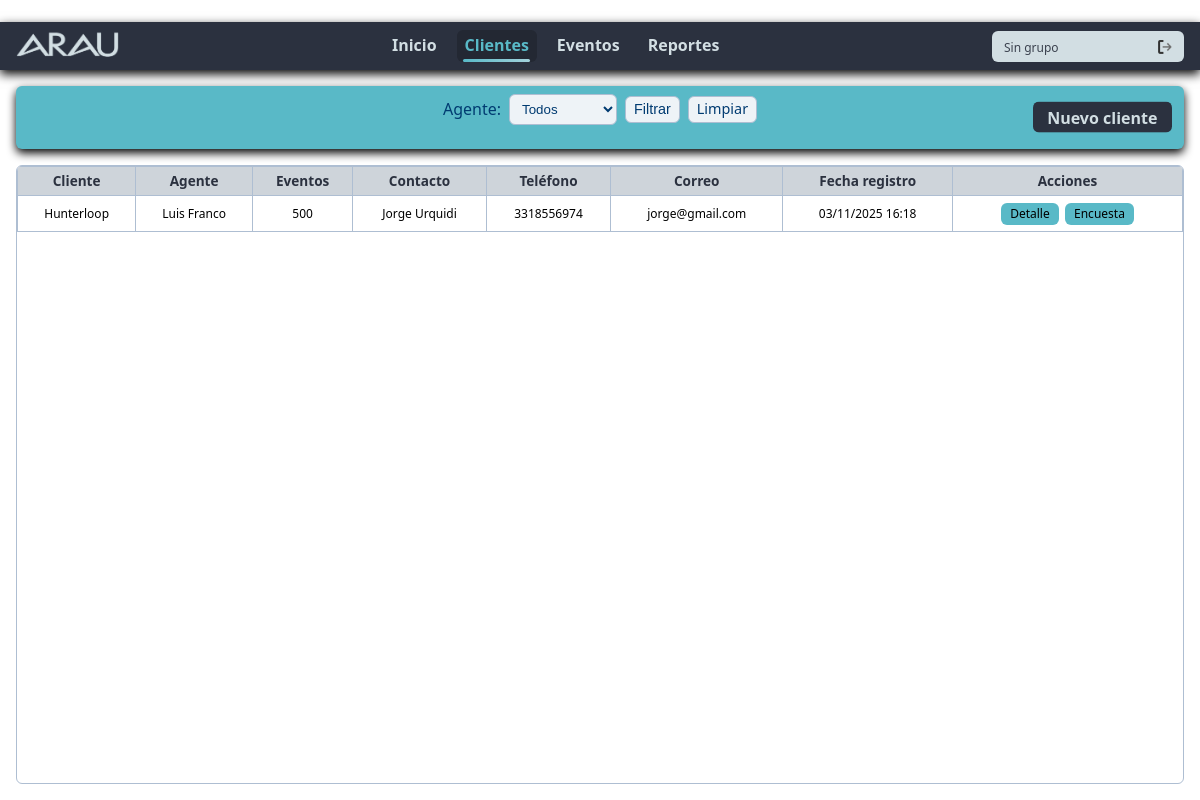
Screenshot of /clientes/lista/ with the database file from the repository.
### clientes/models.py (models this page shows, shortened)
class Cliente(models.Model):
    cliente = models.CharField(max_length=200)
    agente = models.ForeignKey(
        User,
        on_delete=models.CASCADE,
        related_name="clientes_asignados"
    )
    num_eventos = models.IntegerField(default=0)
    contacto = models.CharField(max_length=200)
    num_contacto = models.CharField(max_length=20)
    correo = models.EmailField(null=True, blank=True)
    usuario_asociado = models.OneToOneField(
        User,
        on_delete=models.SET_NULL,
        null=True,
        blank=True,
        related_name="perfil_cliente"
    )
    fecha_registro = models.DateTimeField(auto_now_add=True)

### clientes/views.py (the view)
# urls.py: path('lista/', views.lista_clientes, name='clientes_lista'),
def lista_clientes(request):
    clientes = Cliente.objects.select_related("agente").all()
    agente_id = request.GET.get('agente')
    if agente_id:
        try:
            clientes = clientes.filter(agente_id=int(agente_id))
        except ValueError:
            pass
    agentes = (Cliente.objects
               .select_related('agente')
               .values('agente_id', 'agente__first_name', 'agente__last_name', 'agente__username')
               .distinct())
    return render(request, "clientes/lista.html", {
        'clientes': clientes,
        'is_cliente': request.user.groups.filter(name='Cliente').exists(),
        'agentes': agentes,
        'agente_selected': agente_id or '',
    })

### clientes/templates/clientes/lista.html (shortened to what this page needs)
﻿{% extends "lista.html" %}
{% block filtros %}
  <div class="filter-container">
    <form method="get">
      <label for="agente">Agente:</label>
      <select name="agente" id="agente">
        <option value="">Todos</option>
      </select>
      <button type="submit" class="btn-filter">Filtrar</button>
      <a href="{% url 'clientes_lista' %}" class="btn-filter">Limpiar</a>
    </form>
    <a href="{% url 'agregar_cliente' %}?next={{ request.get_full_path|urlencode }}" class="btn-primary">Nuevo cliente</a>
  </div>
{% endblock %}
{% block tabla_head %}
  <tr>
    <th>Cliente</th>
    <th>Agente</th>
    <th>Eventos</th>
    <th>Contacto</th>
    <th>Teléfono</th>
    <th>Correo</th>
    <th>Fecha registro</th>
    <th>Acciones</th>
  </tr>
{% endblock %}
{% block tabla_body %}
  {% for c in clientes %}
    <tr>
      <td>{{ c.cliente }}</td>
      <td>{{ c.agente.get_full_name|default:c.agente.username }}</td>
      <td>{{ c.num_eventos }}</td>
      <td>{{ c.contacto }}</td>
      <td>{{ c.num_contacto }}</td>
      <td>{{ c.correo }}</td>
      <td>{{ c.fecha_registro|date:"d/m/Y H:i" }}</td>
      <td>
        <a href="{% url 'editar_cliente' c.id %}?next={{ request.get_full_path|urlencode }}" class="btn-detalle">Detalle</a>
        <a href="{% url 'configurar_encuesta' c.id %}?next={{ request.get_full_path|urlencode }}" class="btn-detalle">Encuesta</a>
      </td>
    </tr>
  {% empty %}
    <tr>
      <td colspan="100%">Sin clientes registrados</td>
    </tr>
  {% endfor %}
{% endblock %}

### static/css/style.css (style rules this page uses)
﻿.filter-container .btn-filter, .filter-container .btn-filter:link, .btn-filter { display: inline-flex; align-items: center; gap: 0.25rem; background-color: #eef3f7; color: #003b71; border: 1px solid #aebed2; text-decoration: none; padding: 0.35rem 0.5rem; border-radius: 6px; line-height: 1; font-weight: 500; font-size: 0.9rem; }
:root { --fuente-principal: 'Poppins', system-ui, -apple-system, "Segoe UI", Roboto, sans-serif; font-family: var(--fuente-principal); }
*, *::before, *::after { box-sizing: border-box; }
html, body { background-color: #ffffff; margin: 0; display: flex; flex-direction: column; height: 100%; overflow-x: hidden; }
.filter-container { width: 100%; background-color: #59b9c7; color: #2b313f; margin-bottom: 1rem; font-weight: 600; font-style: normal; border-radius: 6px; text-align: center; padding: 0.5rem; box-sizing: border-box; overflow: hidden; max-width: 100%; box-shadow: 0 4px 10px #000000; position: relative; display: flex; flex-wrap: wrap; align-items: center; justify-content: center; gap: .5rem; }
.filter-container form { display: flex; flex-wrap: wrap; align-items: center; justify-content: center; gap: .5rem; }
.filter-container a { color: inherit; text-decoration: none; white-space: nowrap; }
.table th, .table td { border: 1px solid #aebed2; padding: 0.3rem; text-align: center; }
.table th { background: rgb(206, 212, 218); text-align: center; color: #2b313f; font-weight: 600; font-style: normal; font-size: 0.85rem; }
.table td { font-weight: 500; font-style: normal; font-size: 0.75rem; }
.btn-submit, .btn-detalle, .btn-filter { display: inline-flex; align-items: center; gap: 0.25rem; background-color: #59b9c7; border: 1px solid transparent; color: inherit; text-decoration: none; padding: 0.35rem 0.75rem; border-radius: 6px; white-space: nowrap; line-height: 1; font-weight: 600; cursor: pointer; vertical-align: middle; }
.btn-primary { display: inline-flex; align-items: center; gap: 0.25rem; background-color: #2b313f; color: #d2dee3; border: 1px solid transparent; text-decoration: none; padding: 0.4rem 0.85rem; border-radius: 6px; white-space: nowrap; line-height: 1; font-weight: 700; vertical-align: middle; }
.filter-container .btn-primary { color: #d2dee3; margin-left: 0; margin-right: .25rem; position: absolute; right: .5rem; top: 50%; transform: translateY(-50%); }
.filter-container input, .filter-container select { padding: 0.35rem 0.5rem; border: 1px solid #aebed2; border-radius: 6px; line-height: 1; background-color: #eef3f7; color: #003b71; font-weight: 400; }
.filter-container .btn-filter, .filter-container .btn-filter:link, .filter-container .btn-filter:visited { display: inline-flex; align-items: center; gap: 0.25rem; background-color: #eef3f7; color: #003b71; border: 1px solid #aebed2; text-decoration: none; padding: 0.35rem 0.5rem; border-radius: 6px; line-height: 1; font-weight: 500; font-size: 0.9rem; }
.btn-filter { background-color: #eef3f7; color: #003b71; border: 1px solid #aebed2; font-weight: 500; }
.filter-container label { color: #003b71; font-weight: 500; }
.table td .btn-detalle { display: inline-block; margin: 0.1rem; padding: 0.25rem 0.5rem; font-weight: 500; }

### rows the page displays
Cliente: cliente "Hunterloop", agente.get_full_name "Luis Franco", num_eventos "500", contacto "Jorge Urquidi", num_contacto "3318556974", correo "jorge@gmail.com", fecha_registro "03/11/2025 16:18"
